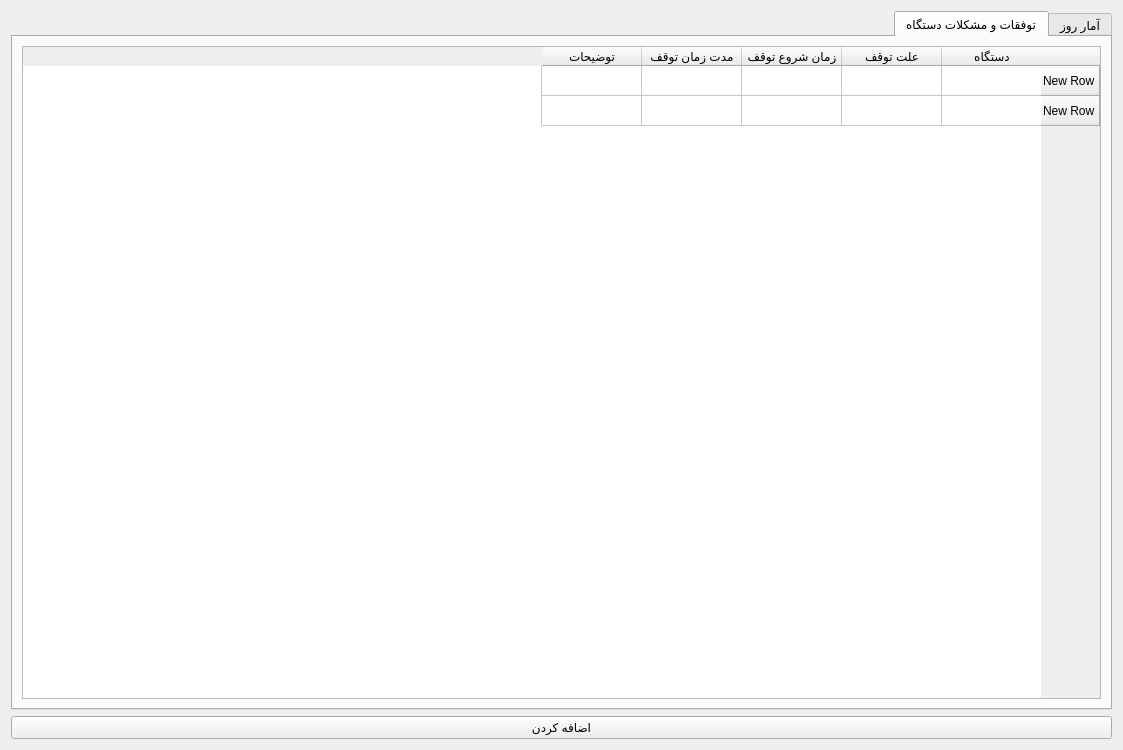
<?xml version="1.0" encoding="UTF-8"?>
<ui version="4.0">
 <class>Form</class>
 <widget class="QWidget" name="Form">
  <property name="geometry">
   <rect>
    <x>0</x>
    <y>0</y>
    <width>1123</width>
    <height>750</height>
   </rect>
  </property>
  <property name="windowTitle">
   <string>Form</string>
  </property>
  <layout class="QGridLayout" name="gridLayout">
   <item row="0" column="0">
    <widget class="QTabWidget" name="tabWidget">
     <property name="layoutDirection">
      <enum>Qt::RightToLeft</enum>
     </property>
     <property name="currentIndex">
      <number>1</number>
     </property>
     <widget class="QWidget" name="tab">
      <attribute name="title">
       <string>آمار روز</string>
      </attribute>
      <layout class="QGridLayout" name="gridLayout_3">
       <item row="0" column="0">
        <widget class="QTableWidget" name="tableWidget_2">
         <row>
          <property name="text">
           <string>New Row</string>
          </property>
         </row>
         <column>
          <property name="text">
           <string>دستگاه</string>
          </property>
         </column>
         <column>
          <property name="text">
           <string>امار جفت (ٰروز)</string>
          </property>
         </column>
         <column>
          <property name="text">
           <string>امار جفت(شب)</string>
          </property>
         </column>
         <column>
          <property name="text">
           <string>تعداد نفرات(روز)</string>
          </property>
         </column>
         <column>
          <property name="text">
           <string>تعداد نفرات(شب)</string>
          </property>
         </column>
        </widget>
       </item>
      </layout>
     </widget>
     <widget class="QWidget" name="tab_2">
      <attribute name="title">
       <string>توفقات و مشکلات دستگاه</string>
      </attribute>
      <layout class="QGridLayout" name="gridLayout_2">
       <item row="0" column="0">
        <widget class="QTableWidget" name="tableWidget">
         <row>
          <property name="text">
           <string>New Row</string>
          </property>
         </row>
         <row>
          <property name="text">
           <string>New Row</string>
          </property>
         </row>
         <column>
          <property name="text">
           <string>دستگاه</string>
          </property>
         </column>
         <column>
          <property name="text">
           <string>علت توقف</string>
          </property>
         </column>
         <column>
          <property name="text">
           <string>زمان شروع توقف</string>
          </property>
         </column>
         <column>
          <property name="text">
           <string>مدت زمان توقف</string>
          </property>
         </column>
         <column>
          <property name="text">
           <string>توضیحات</string>
          </property>
         </column>
        </widget>
       </item>
      </layout>
     </widget>
    </widget>
   </item>
   <item row="1" column="0">
    <widget class="QPushButton" name="addEquipmentButton">
     <property name="text">
      <string>اضافه کردن</string>
     </property>
    </widget>
   </item>
  </layout>
 </widget>
 <resources/>
 <connections/>
</ui>
